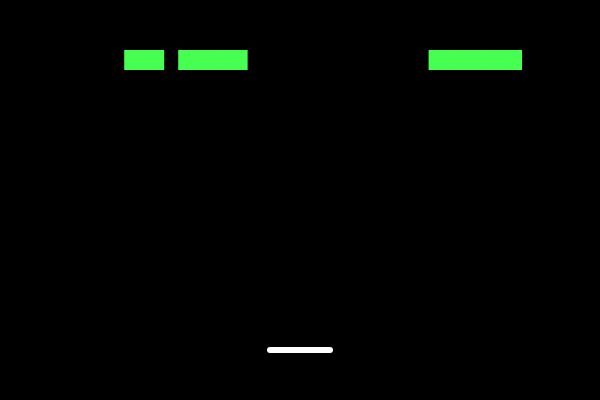
Frame 1 (no input)
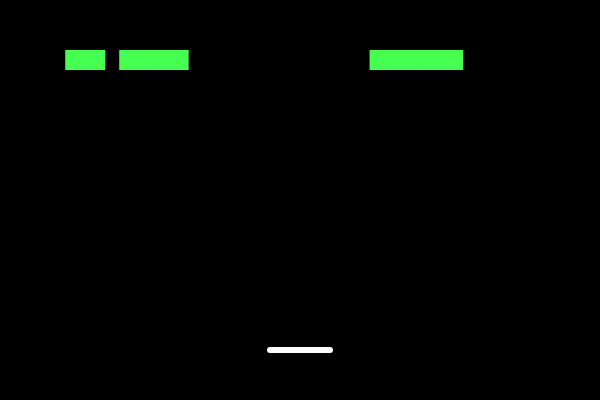
Frame 60 (no input)
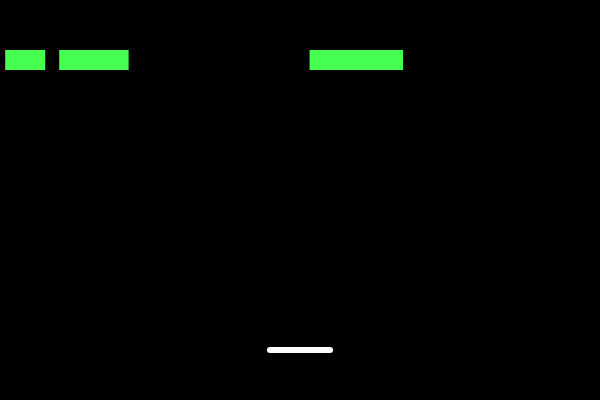
Frame 120 (the mouse pressed at the canvas centre since frame 60)

The p5.js sketch that drew these frames (run headless with seeded random() and noise() and a simulated clock; from frame 60 on, the mouse is pressed at the canvas centre):

// p5.js sketch
// ── sketch.js
var shooter;
var bullets = [];
var aliens = [];
var difficulty = 0.001;
var score = 0;

class Alien {
constructor (_pos, _vel, _i) {
  this.pos = _pos;
  this.vel = _vel;
  this.i = _i;
  this.xdir = -1;
  this.ydir = 0;
}
show() {
  noStroke();
  fill(70, 255, 80);  
  rect(this.pos.x, this.pos.y, 40, 20);
  
  }
  
// collision () {
// var d = dist(bullets.x, bullets.y, aliens.x, aliens.y);  
//    if (d < bullets.height + aliens.height) {
//    return true; 
//    } else {
//    return false;
//    }
// }  
 
move(){
  this.pos.x = this.pos.x + this.xdir;
  this.pos.y = this.pos.y + this.ydir;
}  
  
}

 console.log(score);

class Bullet {
constructor (_pos, _vel) {
  this.pos = _pos;
  this.vel = _vel;
  this.timer = millis();
  this.radius = 3;
}
  
  show() {
    strokeWeight(1);
    line(this.pos.x, this.pos.y, this.pos.x, this.pos.y + 10);
  }
  move() {
    this.pos.add(this.vel);
  }
  death() {
    if (millis() - this.timer > 7000) {
      bullets.shift();
    }
  }
  
}

class Shooter {
constructor (_pos, _vel) {
this.pos = _pos;
this.vel = _vel;  
   }
  
show() {
    stroke(255);
    strokeWeight(6);
    let x1 = this.pos.x + 30;
    let x2 = this.pos.x - 30;
    line(x1, this.pos.y, x2, this.pos.y);
  }  
  
move() {
  if (key == "ArrowLeft") {
   this.pos.x -= 15;
}  
  
  if (key == "ArrowRight") {
   this.pos.x += 15;
    }  
  }
}  
  
function setup() {
  createCanvas(600, 400);
  let p = createVector(width/2, height - 50);
  let v = createVector(0,-0.001);
  let t = 0.0;
  shooter = new Shooter(p, v, t);
  for (let i = 0; i < 6; i++) {
    let alienp = createVector(random(width), 50);
    let alienv = createVector(0, 0);
    aliens.push(new Alien(alienp, alienv));
   }
}

function draw() {
  background(0);
  shooter.show();
   for (let i = 0; i < bullets.length; i++) {
    bullets[i].show();
    bullets[i].move();
    bullets[i].death();
   }
     for (let i = 0; i < aliens.length; i++) {
     aliens[i].show();
       // aliens[i].collision();
       aliens[i].move();
       if (aliens[i].pos.x > width) {
       this.xdir = -1;
       }
  }
}


function keyPressed() {
shooter.move();
   if (key == ' ') {
    let p = shooter.pos.copy().add(shooter.vel.copy());
    let v = shooter.vel.copy().normalize();
    bullets.push(new Bullet(p, v));
  }
}
